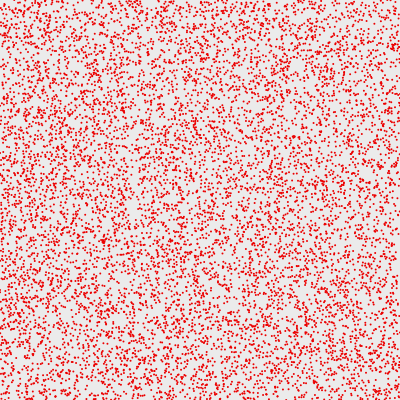
Frame 1 (no input)
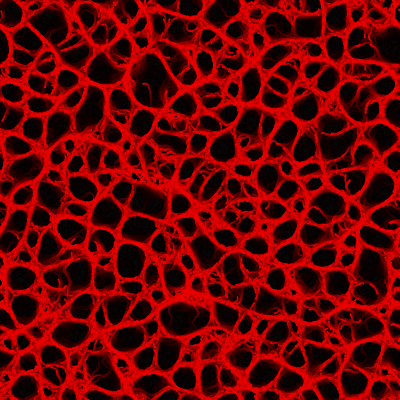
Frame 60 (no input)
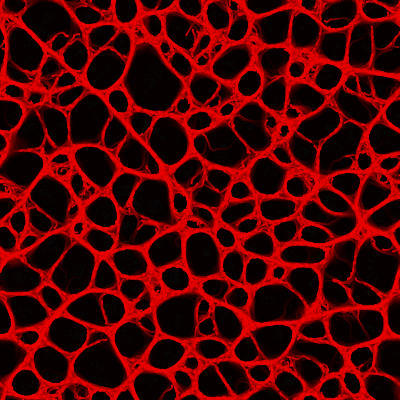
Frame 120 (the mouse pressed at the canvas centre since frame 60)

The p5.js sketch that drew these frames (run headless with seeded random() and noise() and a simulated clock; from frame 60 on, the mouse is pressed at the canvas centre):

// p5.js sketch
// ── sketch.js
// Constants
const CANVAS_SIZE = 400;
const MOVE_AMOUNT = 1.5; // How much the slime moves in its heading direction
const DISTANCE = 8;   // Distance to the three points from the slime
const SIDE_ANGLE = 3.14159 / 7; // Angle to the side points in radians (30 degrees)
const SLIME_COUNT = 10000; 
const ROTATION_AMOUNT = 0.5; 
const STROKE_WEIGHT = 2;
const SLIME_ALPHA = 255
const DARKEN_ALPHA = 20

var slime = [];


function getCol(x, y) {
    // Calculate the index of the pixel in the pixels array
    x = floor(x);
    y = floor(y);
    const index = (x + y * width) * 4; // Each pixel has 4 values (RGBA)

    // Check if coordinates are within bounds
    if (index >= 0 && index < pixels.length) {
	const r = pixels[index];     // Red value
	const g = pixels[index + 1]; // Green value
	const b = pixels[index + 2]; // Blue value

	return (r + g + b) / 3.0;
    } else {
	return 0;
    }
}

// Slime class
class Slime {
    constructor() {
	this.x = random(width);     // Random x position within the canvas
	this.y = random(height);    // Random y position within the canvas
	this.heading = random(TWO_PI); // Random heading (angle) in radians
	this.computePoints(); 
    }

    // Update function: moves the slime in its heading direction
    update() {
	this.computePoints();

	let f = getCol(this.frontX, this.frontY)
	let r = getCol(this.rightX, this.rightY)
	let l = getCol(this.leftX, this.leftY)

	if (f < r || f < l) {
	    if (r > l) {
		this.heading += ROTATION_AMOUNT; 
	    } else {
		this.heading -= ROTATION_AMOUNT; 
	    }
	}
	this.x += MOVE_AMOUNT * cos(this.heading);
	this.y += MOVE_AMOUNT * sin(this.heading);

	// Wrapping around the canvas
	this.x = (this.x + width) % width;
	this.y = (this.y + height) % height;
    }

    // Function to compute the three points in front and to the sides
    computePoints() {
	// Calculate the front point
	let frontX = this.x + DISTANCE * cos(this.heading);
	let frontY = this.y + DISTANCE * sin(this.heading);
	
	// Calculate the left point (angle shifted by SIDE_ANGLE to the left)
	let leftX = this.x + DISTANCE * cos(this.heading - SIDE_ANGLE);
	let leftY = this.y + DISTANCE * sin(this.heading - SIDE_ANGLE);
	
	// Calculate the right point (angle shifted by SIDE_ANGLE to the right)
	let rightX = this.x + DISTANCE * cos(this.heading + SIDE_ANGLE);
	let rightY = this.y + DISTANCE * sin(this.heading + SIDE_ANGLE);

	// Wrap around the points if they go outside the canvas bounds
	this.frontX = (frontX + width) % width;
	this.frontY = (frontY + height) % height;
	this.leftX = (leftX + width) % width;
	this.leftY = (leftY + height) % height;
	this.rightX = (rightX + width) % width;
	this.rightY = (rightY + height) % height;
    }

    // Display the slime and its points for visualization
    display() {
	point(this.x, this.y)
    }
}


function setup() {
    createCanvas(CANVAS_SIZE, CANVAS_SIZE); // Creates a 400x400 canvas
    background(255);        // Sets the background to white
    for (let i=0 ; i<SLIME_COUNT ; ++i) {
	slime.push(new Slime());
    }
}

function draw() {
    loadPixels();
    strokeWeight(STROKE_WEIGHT);
    stroke(255, 0, 0, 255);

    for (let i=0 ; i<slime.length ; ++i) {
	slime[i].update();
	slime[i].display(); 
    }
    fill(0, DARKEN_ALPHA);            // Sets the fill to black with 10 alpha (transparency)
    noStroke(); 
    rect(0, 0, width, height); // Draws a rectangle covering the entire canvas
}

let last_mouseX = 0, last_mouseY = 0; 

function mouseMoved() {
    strokeWeight(STROKE_WEIGHT * 1.6);
    stroke(255, 255, 255, 255);
    if (last_mouseX != mouseX || last_mouseY != mouseY) { 
	line(last_mouseX, last_mouseY, mouseX, mouseY)
	console.log("hello")
    }
    last_mouseX = mouseX
    last_mouseY = mouseY
}

function mousePressed() {
//    background(255, 0, 0);        // Sets the background to white   
    for (let i=0 ; i<slime.length ; ++i) {
	slime[i].heading = random(TWO_PI)
    }
}
